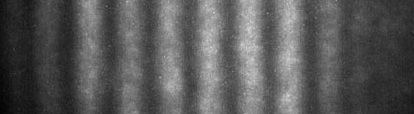
%> input picture Fringe Counter/Contador de franjas/Imagenes de Prueba/fringes3.jpg, 414 x 114 px
$ octave contafranjas.m   (GNU Octave 9; MATLAB toolbox functions it lacks are replaced by stand-ins)
%> lines starting %> are read from the running program, lines starting %| are printed output that depends on the picture
% Rutina para contar franjas interferometricas
%
% se requiere que las franjas seleccionadas sea lo más vertical posibles, o
% antes utilizar un programa para girar la imagen.
% antes de usar este programa se deben eliminar el ruido, tomar un solo
% canal y convertir a escala de grises o blanco y negro
%
% para seleccionar la imagen, usa boton alterno del cursor y saldra un menú
% donde aparece el comando de ejecución de crop
%
% Programa escrito por: Vicente Torres Zúñiga
% creacion: 20/dic/2009, última modificación: 17/feb/2010

clear; close all; clc;  % comandos para limpiar la memoria

% Acondicionamiento de la imagen
I = imread('fringes3.jpg'); % cargando la imagen a analizar
%> I is the input picture: size 114x414x3 uint8; min 3, max 213, mean 87.7
figure; imshow(I); title('Imagen original'); % imagen original a manipular
%I = imcrop(I); % selecciondo una parte de la imagen, la mejor

J = rgb2gray(I); % asegurando tener imagenes en escala de grises
format short % formato de salida de numeros, que es más comodo

 a = sum(J);% la imagen se convierte en una matriz
%> a = 414 values, max 19689 at index 251, min 1711 at index 1, mean 10000.4
 a = a/max(a); % normalizando datos
%> a = 414 values, max 1 at index 251, min 0.0869 at index 1, mean 0.508
 figure; plot(a); title('Curva de la imagen seleccionada');
%> after `title('Curva de la imagen seleccionada')`:
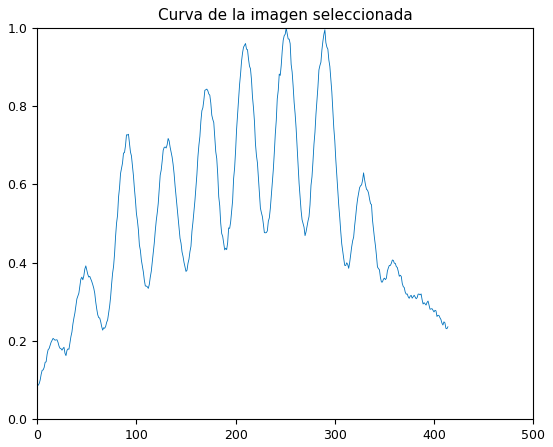
%> figure redrawn from the program's plot data; curve peaks at x = 251, y = 1
  C = (max(a) -min(a))/(max(a) +min(a)); % contraste de las frajas,
%> C = 0.84
 contador = 0; % inicializando el contador

 % Esto convierte unos o ceros la matriz z, para contar de modo más sencillo
 % la transición
for n = 1:length(a)
    if a(n) >= mean(a) % el promedio de a es el umbral.
       a(n) = 1;
    else a(n) = 0;
    end
end
%> after the loop, a = 414 values, max 1 at index 79, min 0 at index 1, mean 0.466

% Empíeza el contador de franjas
  for n = 1:(length(a)-1) % para escanear al vector
      if a(n) == a(n+1) % comparando entre primer vecino
      else contador = contador +1;
      % cuando dos numeros no son iguales, la transicion marca un 1 en el contador
      end
 end
%> after the loop, contador = 14

 numero_de_franjas  =contador/2 % dividimos entre dos porque hace dos trasiones en cada franja, cuando entra y cuando sale
%> numero_de_franjas = 7

 % fin del programa


$ run again, with Fringe Counter/Contador de franjas/Imagenes de Prueba/fringes2.jpg copied over Fringe Counter/Contador de franjas/Imagenes de Prueba/fringes3.jpg
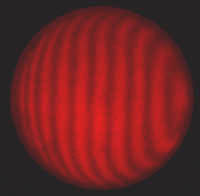
%> input picture Fringe Counter/Contador de franjas/Imagenes de Prueba/fringes2.jpg, 200 x 196 px
%> I is the input picture: size 196x200x3 uint8; mean R, G, B 110.4, 35.3, 35.9
%> `J = rgb2gray(I);`:
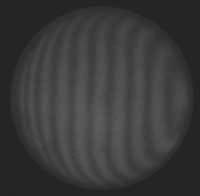
%> J: size 196x200 uint8; min 33, max 94, mean 57.9
%> `a = sum(J);`: a = 200 values, max 14550 at index 101, min 7204 at index 9, mean 11348.1
%> `a = a/max(a);`: a = 200 values, max 1 at index 101, min 0.495 at index 9, mean 0.78
%> `title('Curva de la imagen seleccionada')`:
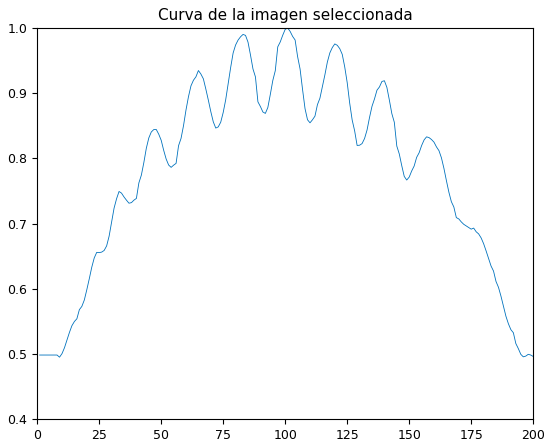
%> figure redrawn from the program's plot data; curve peaks at x = 101, y = 1
%> C = 0.338
%> after the loop `for n = 1:length(a)`: a = 200 values, max 1 at index 30, min 0 at index 1, mean 0.67
%> the loop `for n = 1:(length(a)-1)` made 199 passes
%> contador on pass 29: 1
%> after the loop `for n = 1:(length(a)-1)`: contador = 4
%> numero_de_franjas = 2
